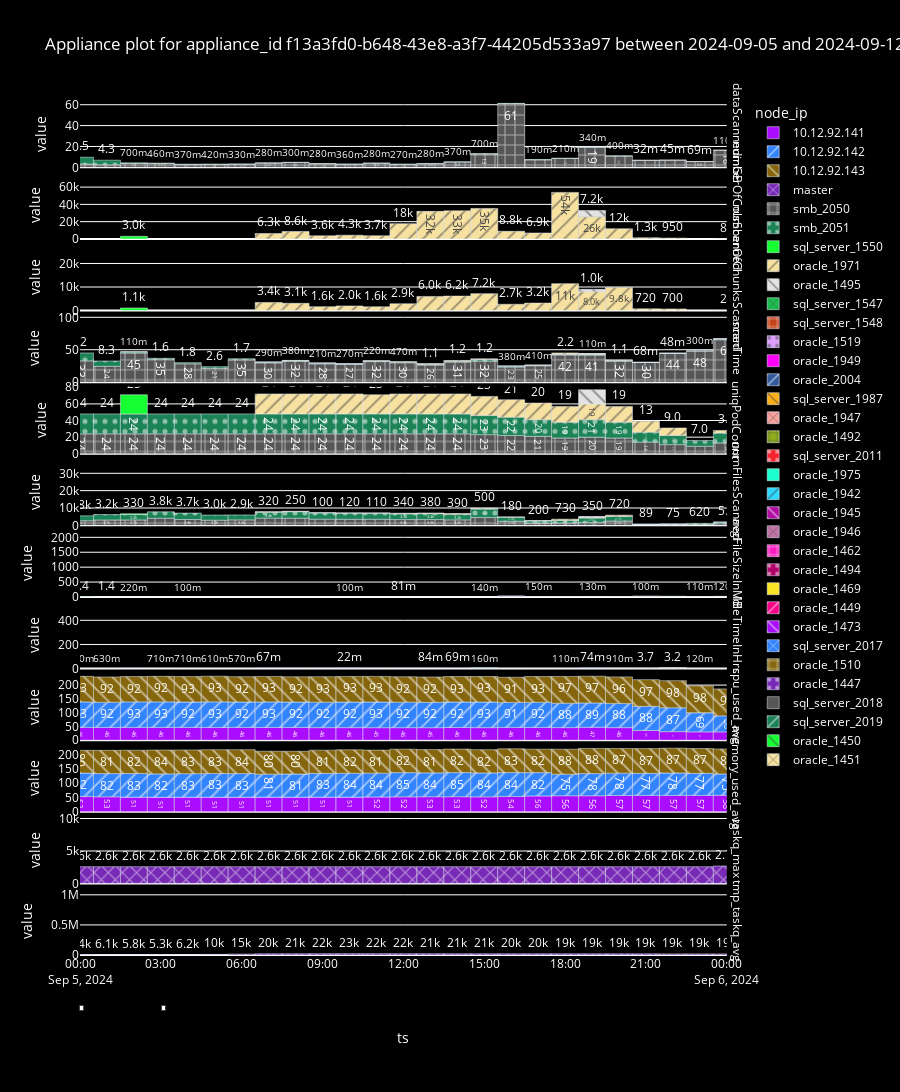

Write notebook code for a chart like this one.
### Code cell
import dataframeLoader as dfl
import pandas as pd

from importlib import reload 
reload(dfl)

# Provide csv data location and appliance and timerange information.
root = '.dataDir'
appliance_id='f13a3fd0-b648-43e8-a3f7-44205d533a97'
fromDt = '2024-09-05'
toDt = '2024-09-12'

# Provide list of prometheus metrics to load. 
# metricsArr = ['cpu_used', 'download_workers_count', 'memory_used', 'task_queue_length', 'infra_access_latency', 'pod_cpu_usage', 'pod_memory_usage'] 
metricsArr = ['cpu_used'
              ,'task_queue_length'
              , 'memory_used'
              ]


daterange=[fromDt, toDt]
df = dfl.loadApplianceTimeSeriesData(root, metricsArr, daterange)

dfp = df[(df['appliance_id'] == appliance_id)]
# Get Full list of metrics in dataframe
# metrics_category_order = list(dfp.metrics.unique())
# Provide metrics to show from the data frame. Order is preserved.
metrics_category_order = [
            "dataScannedinGB"
            ,"numberOfColsScanned", "numberOfChunksScanned"
            ,"scanTime", "fileDownloadTimeInHrs","uniqPodCount"
            ,"numFilesScanned", "avgFileSizeInMB", "IdleTimeInHrs"
            ,"cpu_used_avg", "memory_used_avg"
            ,"taskq_max","tmp_taskq_avg"
             ]

title = 'Appliance plot for appliance_id '+appliance_id+' between '+fromDt+' and '+toDt
fig  = dfl.plotMetricsFacetForApplianceId(dfp, title, metrics_category_order)

fig.update_layout(plot_bgcolor="black", font_color='white', paper_bgcolor='black')
fig.show()
